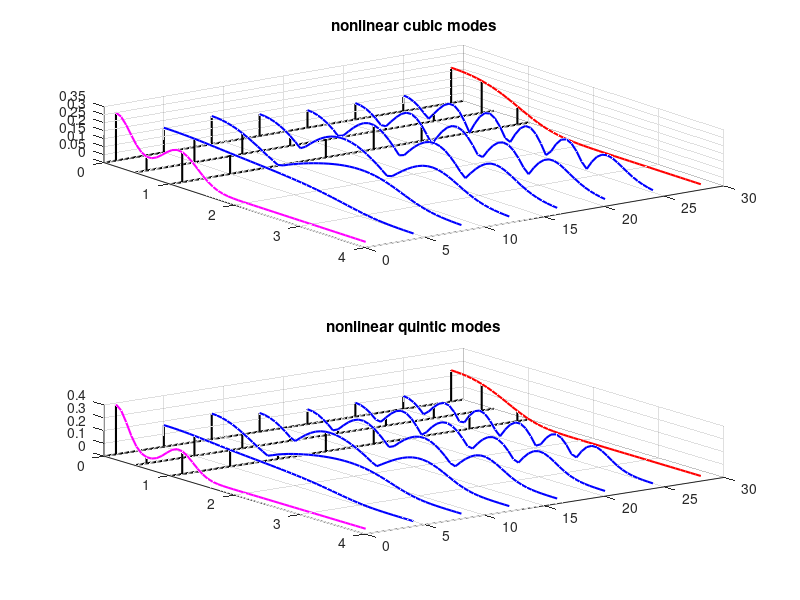

The MATLAB script that drew this image:
clear all; close all; clc;

load nl2_Psi.mat
load nl4_Psi.mat

L=80; n=1024;
t2=linspace(-L/2,L/2,n+1); t=t2(1:n);
sli=ones(1,1024);

p=513:512+50;
tp=t(p);
slip=sli(p);

%%
figure(1)
 subplot(2,1,1)
hold on
 plot3(tp,1*slip,abs(nl2_Psi(p,1)),'m','Linewidth',[1.5]), hold on
% plot3(tp,4*slip,abs(nl2_Psi(p,2)),'c','Linewidth',[1])

plot3(tp,5*slip,abs(nl2_Psi(p,3)),'b','Linewidth',[1.5])
plot3(tp,9*slip,abs(nl2_Psi(p,4)),'b','Linewidth',[1.5])
plot3(tp,13*slip,abs(nl2_Psi(p,5)),'b','Linewidth',[1.5])
plot3(tp,17*slip,abs(nl2_Psi(p,6)),'b','Linewidth',[1.5])
plot3(tp,21*slip,abs(nl2_Psi(p,7)),'b','Linewidth',[1.5])
plot3(tp,25*slip,abs(nl2_Psi(p,8)),'b','Linewidth',[1.5])

plot3(tp,29*slip,abs(nl2_Psi(p,23)),'r','Linewidth',[1.5])
% plot3(tp,28*slip,abs(nl2_Psi(p,24)),'g','Linewidth',[1])
 grid on


%%
n1=513; n2=519; n3=526;

hold on
a=0:0.1:30;
for j=[n1, n2, n3]
    
    plot3(t(j)+0*a, a, 0*a, 'k', 'Linewidth',[1.5])
    
    b1=[0 abs(nl2_Psi(j,1))];
    b3=[0 abs(nl2_Psi(j,3))];
    b4=[0 abs(nl2_Psi(j,4))];
    b5=[0 abs(nl2_Psi(j,5))];
    b6=[0 abs(nl2_Psi(j,6))];
    b7=[0 abs(nl2_Psi(j,7))];
    b8=[0 abs(nl2_Psi(j,8))];
    b23=[0 abs(nl2_Psi(j,23))];

    plot3(t(j)+0*b1, 1+0*b1, b1, 'k', 'Linewidth',[1.5])
    plot3(t(j)+0*b3, 5+0*b3, b3, 'k', 'Linewidth',[1.5])
    plot3(t(j)+0*b4, 9+0*b4, b4, 'k', 'Linewidth',[1.5])
    plot3(t(j)+0*b5, 13+0*b5, b5, 'k', 'Linewidth',[1.5])
    plot3(t(j)+0*b6, 17+0*b6, b6, 'k', 'Linewidth',[1.5])
    plot3(t(j)+0*b7, 21+0*b7, b7, 'k', 'Linewidth',[1.5])
    plot3(t(j)+0*b8, 25+0*b8, b8, 'k', 'Linewidth',[1.5])
    plot3(t(j)+0*b23, 29+0*b23, b23, 'k', 'Linewidth',[1.5])

    view(54, 62)
    % view([180 72])
    % xlim([0 4])
     set(gcf,'Position',[100 100 300 300]); 
    %  hold on
    % plot3(tp,1*slip,abs(nl2_Psi(p,1)),'k','Linewidth',[1]) 

end
title('nonlinear cubic modes')



subplot(2,1,2)
%figure(2)
hold on
 plot3(tp,1*slip,abs(nl4_Psi(p,1)),'m','Linewidth',[1.5]), hold on
% plot3(tp,4*slip,abs(nl2_Psi(p,2)),'c','Linewidth',[1])

plot3(tp,5*slip,abs(nl4_Psi(p,3)),'b','Linewidth',[1.5])
plot3(tp,9*slip,abs(nl4_Psi(p,4)),'b','Linewidth',[1.5])
plot3(tp,13*slip,abs(nl4_Psi(p,5)),'b','Linewidth',[1.5])
plot3(tp,17*slip,abs(nl4_Psi(p,6)),'b','Linewidth',[1.5])
plot3(tp,21*slip,abs(nl4_Psi(p,7)),'b','Linewidth',[1.5])
plot3(tp,25*slip,abs(nl4_Psi(p,8)),'b','Linewidth',[1.5])

plot3(tp,29*slip,abs(nl4_Psi(p,23)),'r','Linewidth',[1.5])
% plot3(tp,28*slip,abs(nl2_Psi(p,24)),'g','Linewidth',[1])
 grid on


%%
n1=513; n2=519; n3=526;

hold on
a=0:0.1:30;
for j=[n1, n2, n3]
    
    plot3(t(j)+0*a, a, 0*a, 'k', 'Linewidth',[1.5])
    
    b1=[0 abs(nl4_Psi(j,1))];
    b3=[0 abs(nl4_Psi(j,3))];
    b4=[0 abs(nl4_Psi(j,4))];
    b5=[0 abs(nl4_Psi(j,5))];
    b6=[0 abs(nl4_Psi(j,6))];
    b7=[0 abs(nl4_Psi(j,7))];
    b8=[0 abs(nl4_Psi(j,8))];
    b23=[0 abs(nl4_Psi(j,23))];

    plot3(t(j)+0*b1, 1+0*b1, b1, 'k', 'Linewidth',[1.5])
    plot3(t(j)+0*b3, 5+0*b3, b3, 'k', 'Linewidth',[1.5])
    plot3(t(j)+0*b4, 9+0*b4, b4, 'k', 'Linewidth',[1.5])
    plot3(t(j)+0*b5, 13+0*b5, b5, 'k', 'Linewidth',[1.5])
    plot3(t(j)+0*b6, 17+0*b6, b6, 'k', 'Linewidth',[1.5])
    plot3(t(j)+0*b7, 21+0*b7, b7, 'k', 'Linewidth',[1.5])
    plot3(t(j)+0*b8, 25+0*b8, b8, 'k', 'Linewidth',[1.5])
    plot3(t(j)+0*b23, 29+0*b23, b23, 'k', 'Linewidth',[1.5])

    view(54, 62)
    % view([180 72])
    % xlim([0 4])
     set(gcf,'Position',[100 100 300 300]); 
    %  hold on
    % plot3(tp,1*slip,abs(nl2_Psi(p,1)),'k','Linewidth',[1]) 

end
title('nonlinear quintic modes')





% 
% 513   530   507 
% 
% 
% 522   480   491   
% 
% 
% 506   531   536